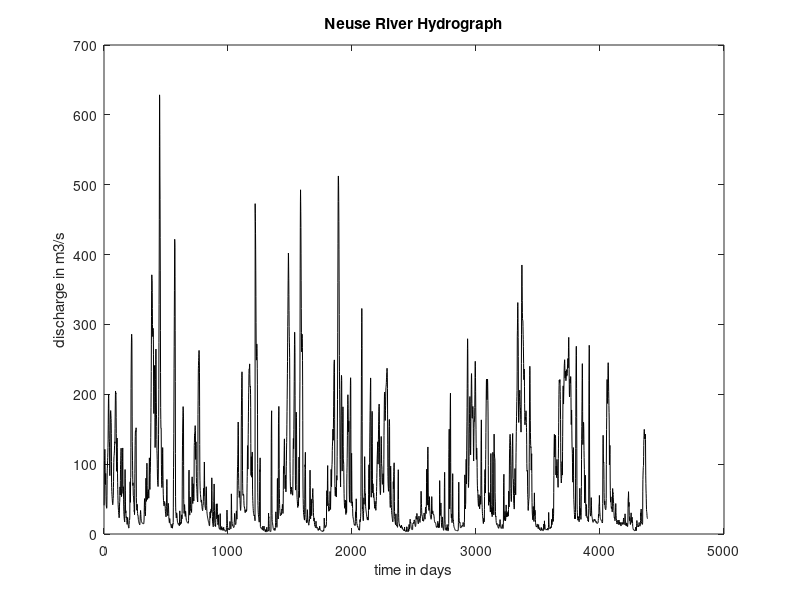

Write MATLAB code to recreate this figure.
% eda01_18
% load the neuse.txt data set
% convert discharge from cfs to m3/s
% and write to a file neuse_metric.txt

D=load('neuse.txt');
t=D(:,1);
d=D(:,2);

f=35.3146;
dm = d/f;
Dm(:,1)=t;
Dm(:,2)=dm;

figure(1);
clf;

plot(t,dm,'k');
title('Neuse River Hydrograph');
xlabel('time in days');
ylabel('discharge in m3/s');

dlmwrite('neuse_metric.txt',Dm,'\t');

